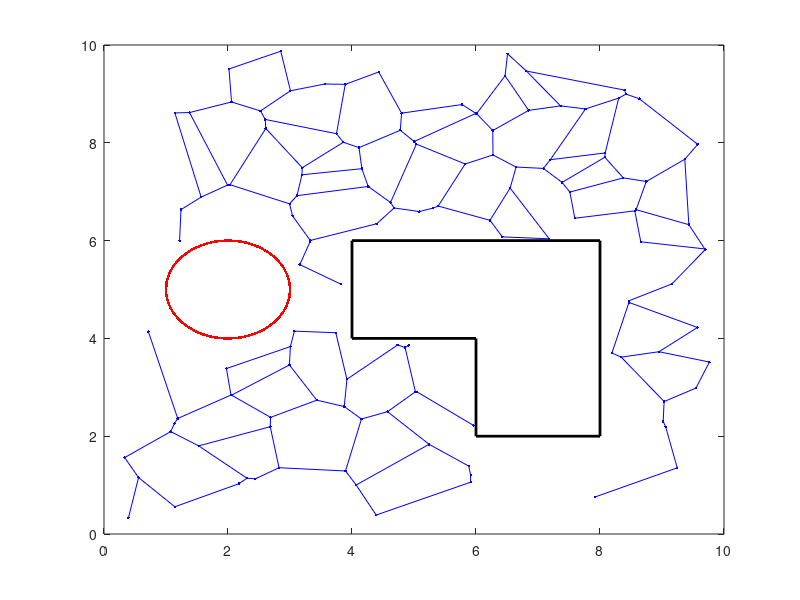

Source code (MATLAB): (Note: this script raises an error after producing the figure.)
% function xy_opt_path = VoronoiPathPlanning()
% xy_opt_path = VoronoiPathPlanning()
% Comments about used variables :
% MISC
%
% 
clear
close all; 
clc;

%% starting point
xy_start = [1 1];
xy_dest  = [8 9];

%% area of interest (AOI)
x_min = 0; x_max = 10;
y_min = 0; y_max = 10;

num_sample = 100;

xn = rand(1,num_sample)*(x_max-x_min) + x_min;
yn = rand(1,num_sample)*(y_max-y_min) + y_min;

%% circluar obstacle
th=0:0.01:2*pi;
c_cx = 2; c_cy = 5; c_r = 1;  
xc=c_r*cos(th)+c_cx;
yc=c_r*sin(th)+c_cy;

figure(1); clf; % just creating figure for later

%% draw sampling points
plot(xn,yn,'b.');
hold on;
%keyboard

%% draw circular obstacle
plot(xc,yc,'r.');
%keyboard

%% divide region using voronoi
[vx,vy] = voronoi(xn,yn);

%% reject points outside the AOI
idx = (vx(1,:) < x_min) | (vx(2,:) < x_min);
vx(:,idx) = [];
vy(:,idx) = [];
idx = (vx(1,:) > x_max) | (vx(2,:) > x_max);
vx(:,idx) = [];
vy(:,idx) = [];
idx = (vy(1,:) < y_min) | (vy(2,:) < y_min);
vx(:,idx) = [];
vy(:,idx) = [];
idx = (vy(1,:) > y_max) | (vy(2,:) > y_max);
vx(:,idx) = [];
vy(:,idx) = [];

plot(vx,vy,'b-');
axis([x_min x_max y_min y_max]);
%keyboard

%% clear figure
clf;
%% draw circular obstacle
plot(xc,yc,'r.');
hold on;

%% remove vertrices inside the circular obstacle
vx1=vx(1,:);
vy1=vy(1,:);
r_sq = (vx1-c_cx).^2 + (vy1-c_cy).^2; % calculate distance^2 to circle
idx1 = find(r_sq < c_r^2);  % if distance^2 is less then radius^2, ind1

vx2=vx(2,:);
vy2=vy(2,:);
r_sq =(vx2 - c_cx).^2+(vy2-c_cy).^2; % calculate distance^2 to circle
idx2=find(r_sq < c_r^2);    % if distance^2 is less then radius^2, ind2

idx=union(idx1,idx2);
vx_new=vx; vx_new(:,idx)=[]; % remove found indexes from original vx
vy_new=vy; vy_new(:,idx)=[]; % remove found indexes from original vy
plot(vx_new,vy_new,'b.-');
%keyboard

%% polygon ostacle
xv = [4; 4; 8; 8; 6; 6; 4]; % start & end is the same !
yv = [4; 6; 6; 2; 2; 4; 4]; % start & end is the same !
plot(xv,yv,'k-','LineWidth',2);
%keyboard

%% redraw obstacles
clf;
plot(xc,yc,'r.'); hold on;
plot(vx_new,vy_new,'b.-');
plot(xv,yv,'k-','LineWidth',2);

%% find the points inside the polygon
vx=vx_new(1,:);
vy=vy_new(1,:);
in = inpolygon(vx,vy,xv,yv);
plot(vx(in),vy(in),'r.');
vx_new(:,in)=[];
vy_new(:,in)=[];
%keyboard

vx=vx_new(2,:);
vy=vy_new(2,:);
in = inpolygon(vx,vy,xv,yv);
plot(vx(in),vy(in),'g.');
vx_new(:,in)=[];
vy_new(:,in)=[];
%keyboard

%% draw the network
clf;
plot(xc,yc,'r.'); hold on;
plot(xv,yv, 'k-','LineWidth',2); 
plot(vx_new,vy_new,'b.-');

%% add starting point
vx_all = vx_new(:);
vy_all = vy_new(:);

dr = kron(ones(length(vx_all),1),xy_start) - [vx_all vy_all];
[min_val, min_id] = min(sum(dr.^2,2));

vx_new = [vx_new [xy_start(1); vx_all(min_id)]];
vy_new = [vy_new [xy_start(2); vy_all(min_id)]];


%% add destination point
dr = kron(ones(length(vx_all),1),xy_dest) - [vx_all vy_all];
[min_val, min_id] = min(sum(dr.^2,2));

vx_new = [vx_new [xy_dest(1); vx_all(min_id)]];
vy_new = [vy_new [xy_dest(2); vy_all(min_id)]];

%% construct graph
xy_all = unique([vx_new(:) vy_new(:)], 'rows');
dv = [vx_new(1,:); vy_new(1,:)] - [vx_new(2,:); vy_new(2,:)];
edge_dist = sqrt(sum(dv.^2));

G = sparse(size(xy_all,1),size(xy_all,1));

for kdx = 1:length(edge_dist)
    xy_s = [vx_new(1,kdx) vy_new(1,kdx)];
    idx = find(sum((xy_all-kron(ones(size(xy_all,1),1),xy_s)).^2,2)==0);
    xy_d = [vx_new(2,kdx) vy_new(2,kdx)];
    jdx = find(sum((xy_all-kron(ones(size(xy_all,1),1),xy_d)).^2,2)==0);
    G(idx,jdx) = edge_dist(kdx);
    G(jdx,idx) = edge_dist(kdx);
end

%% starting index and destination index
st_idx = find(sum((xy_all-kron(ones(size(xy_all,1),1),xy_start)).^2,2)==0);
dest_idx = find(sum((xy_all-kron(ones(size(xy_all,1),1),xy_dest)).^2,2)==0);

%% dijestra's algoritm to find shortes path
[dist,path,pred] = graphshortestpath(G,st_idx,dest_idx);
xy_opt_path = xy_all(path,:);

%% plot optimal path
plot(xy_opt_path(:,1),xy_opt_path(:,2), 'go-','LineWidth',2);
% end